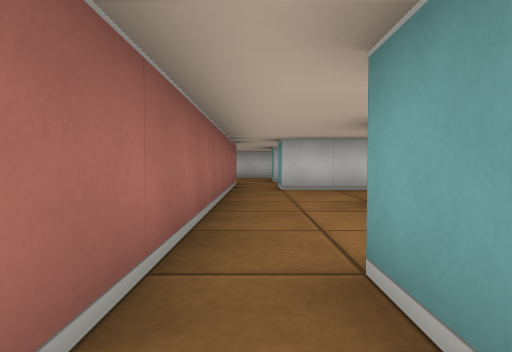
View 1 (above)

16 first-person views from a walk through a cub3D maze. The camera is about half as high as the walls, tilts 2° down and sees 75° across. The floor is counted in squares. Each view is taken from the middle of a square. On the plan, view 1 faces up. The plan holds only what a view shows up to about 9 squares ahead; the rest is blank.

View 2
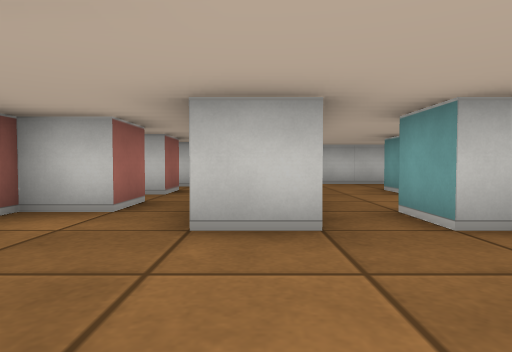

View 3
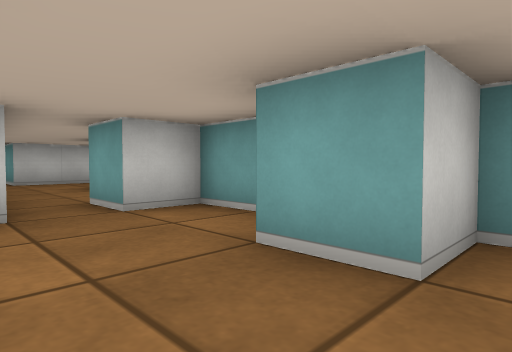

View 4
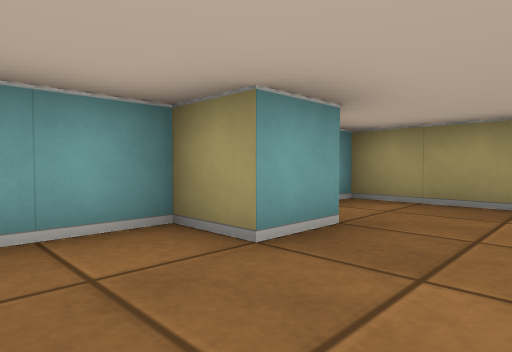

View 5
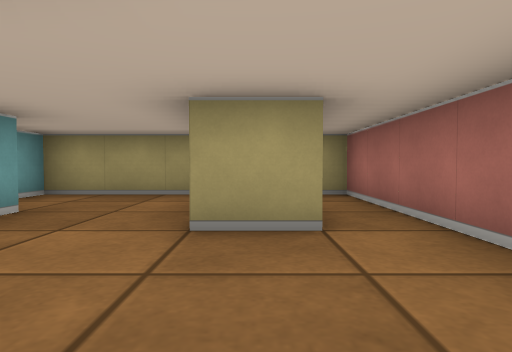

View 6
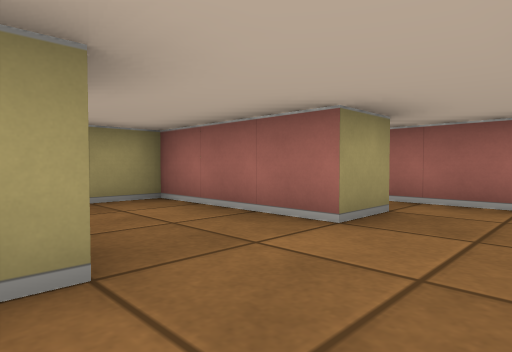

View 7
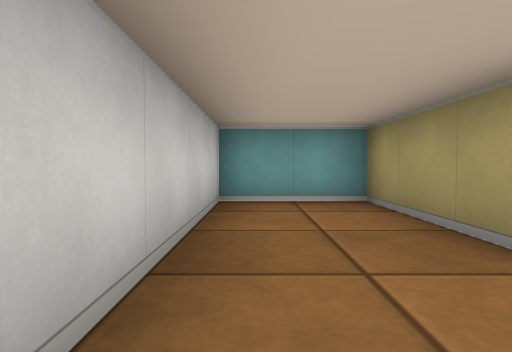

View 8
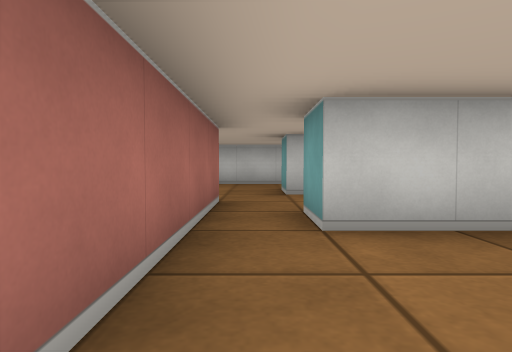

View 9
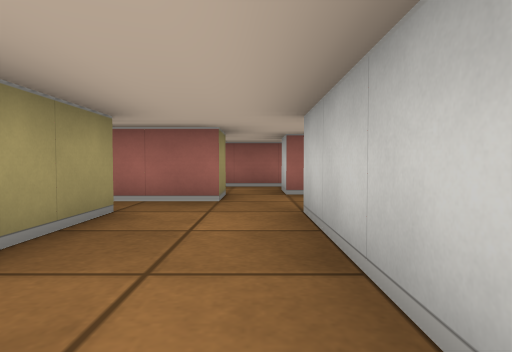

View 10
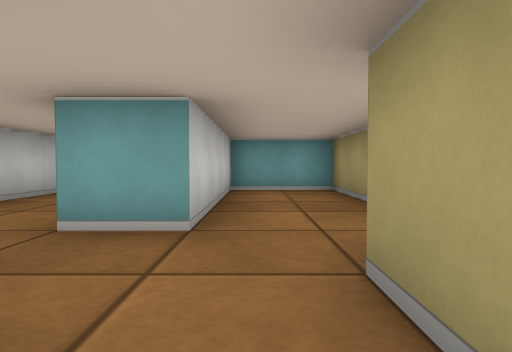

View 11
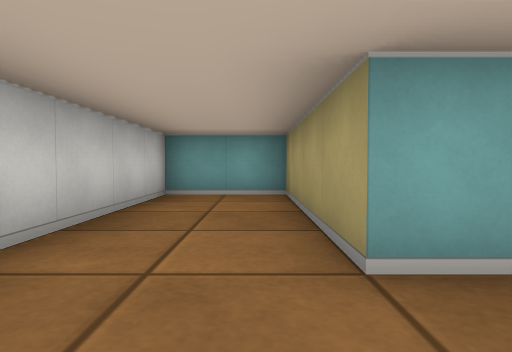

View 12
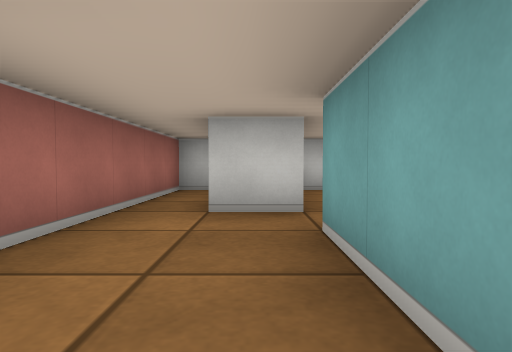

View 13
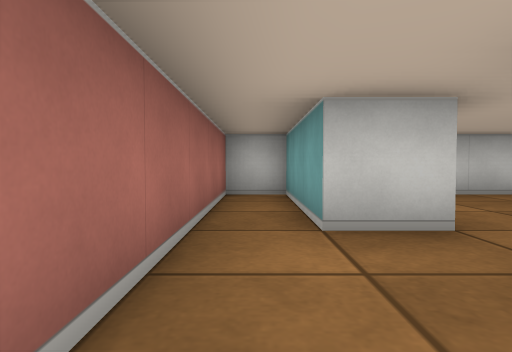

View 14
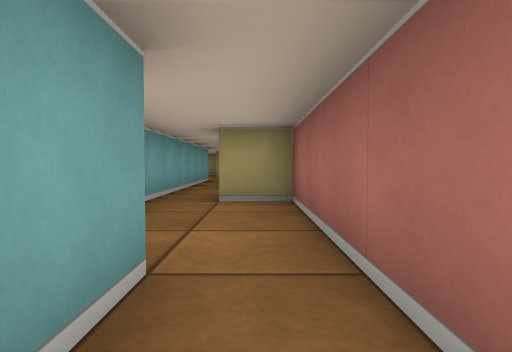

View 15
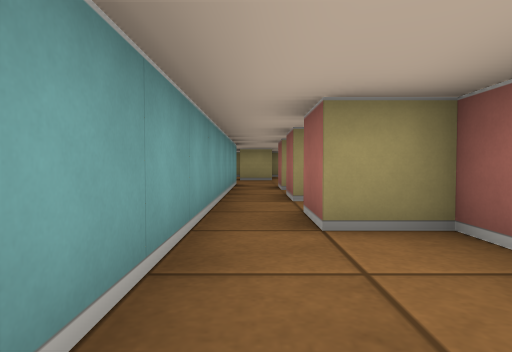

View 16
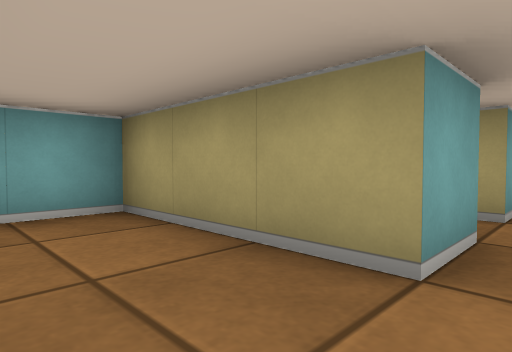

### Floor plan
Points are (right, up) in squares from view 1. A wall is a line through its corners. A room is listed if a view was taken in it or the views show most of it. See-through windows are left out.
Room 1 (views 1, 2, 3, 4, 5, 6)
walls: (-2.6, -1.5) (-1.5, -1.5) (-1.5, -4.5) (1.5, -4.5) (1.5, -2.5) (0.5, -2.5) (0.5, -1.5) (1.5, -1.5) (1.5, 0.5) (0.5, 0.5); (-0.5, 0.5) (-1.5, 0.5) (-1.5, 1.5); (-3.5, -0.5) (-3.5, -4.5) (-3, -4.5); (-2.5, 1.5) (-3.5, 1.5)
ways out: opening at (-2, 1); opening at (0, 1)
Room 2 (views 7, 8, 16)
walls: (1.5, 3.4) (1.5, 4.5) (4.5, 4.5) (4.5, 6.5) (0.5, 6.5); (-0.5, 6.5) (-0.5, 3.5)
ways out: opening at (0, 7) to room 3; opening at (0.5, 4)
Room 3 (view 9)
walls: (0.5, 6.5) (0.5, 7.5) (4.5, 7.5) (4.5, 9.5) (0.5, 9.5); (-1.5, 8.5) (-0.5, 8.5) (-0.5, 6.5)
ways out: opening at (0, 7) to room 2; opening at (-1, 9) to room 4; opening at (-0.5, 10) to room 5
Room 4 (views 10, 12, 13, 14, 15)
walls: (-1.4, 9.5) (-2.5, 9.5) (-2.5, 12.5) (-3.5, 12.5) (-3.5, 6.5) (-2.5, 6.5) (-2.5, 5.5); (-1.5, 5.5) (-1.5, 8.5)
ways out: opening at (-1, 9) to room 3; opening at (-2, 6)
Room 5 (view 11)
walls: (0.5, 9.5) (0.5, 10.5) (4.5, 10.5) (4.5, 12.5) (-1.1, 12.5)
ways out: opening at (-0.5, 10) to room 3

Where each view was taken, in squares from view 1:
view 1: 0 up, 0 right, facing up
view 2: 2 down, 1 left, facing up
view 3: 3 down, 1 left, facing up-right
view 4: 0 up, 1 left, facing down-right
view 5: 1 up, 2 left, facing down
view 6: 0 up, 1 right, facing down-left
view 7: 6 up, 0 right, facing right
view 8: 4 up, 0 right, facing up
view 9: 9 up, 4 right, facing left
view 10: 9 up, 2 left, facing right
view 11: 11 up, 1 left, facing right
view 12: 6 up, 2 left, facing up
view 13: 7 up, 3 left, facing up
view 14: 11 up, 3 left, facing down
view 15: 9 up, 2 left, facing down
view 16: 6 up, 1 right, facing down-right
